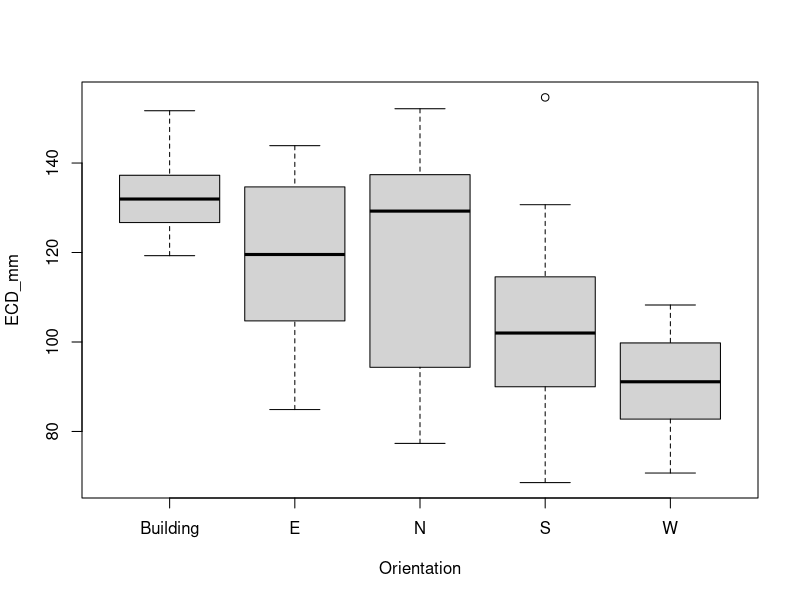
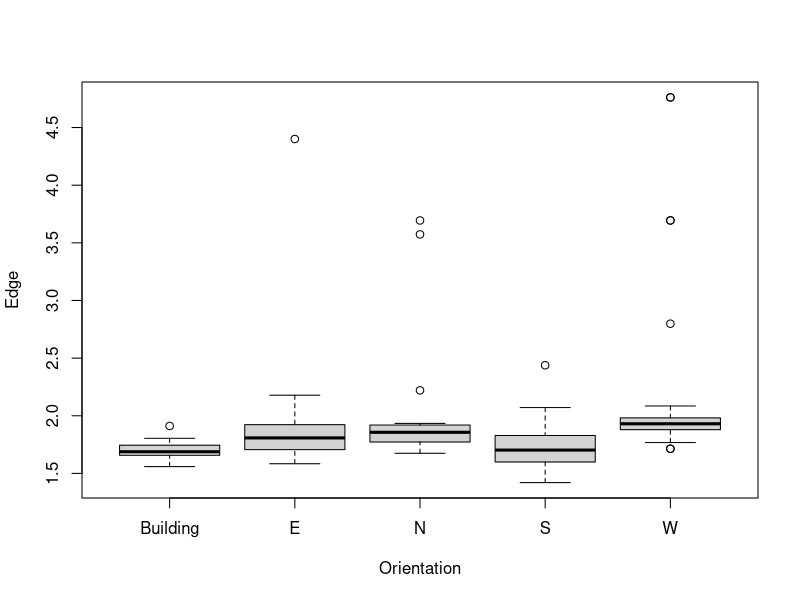
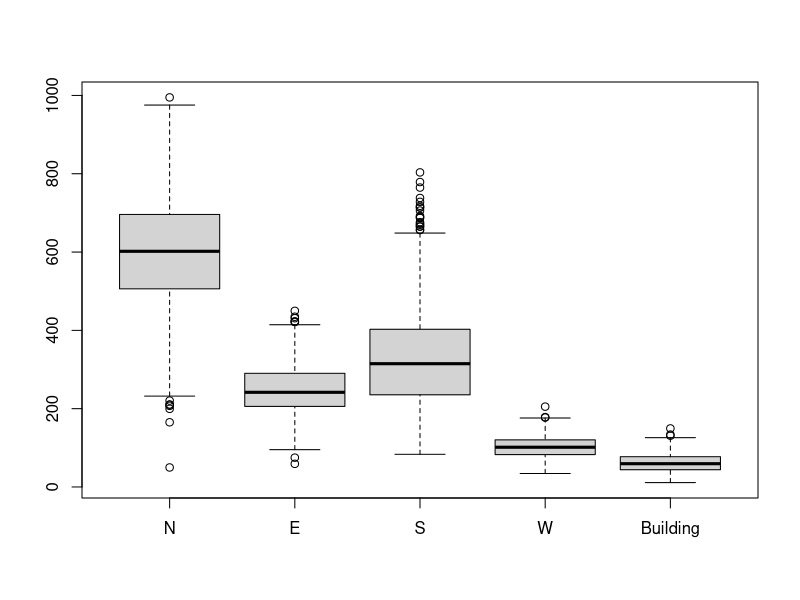
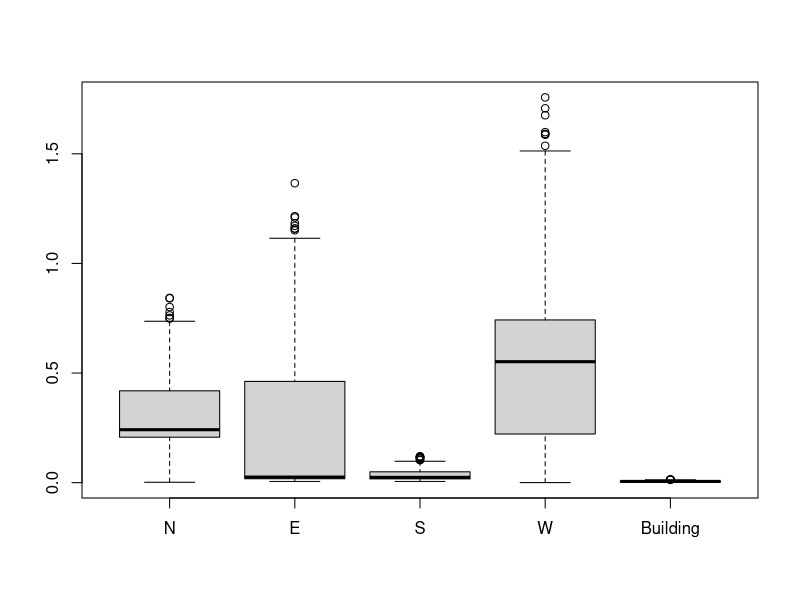

R code for these plots, in order:
leafdata = read.csv("leavesstats.csv")
Edge = leafdata$Perimeter_mm/(pi*leafdata$ECD_mm)
leafdata = data.frame(leafdata,Edge)

data.building = leafdata[leafdata$shade=="Building",]
data.norm = leafdata[leafdata$shade!="Building",]
data.building$Orientation = "Building"
leafdata = rbind(data.norm,data.building) # sepcial treatment to building shade data

boxplot(ECD_mm~Orientation,data = leafdata)
boxplot(Edge~Orientation,data = leafdata)

ECD.lm = lm(ECD_mm~Orientation,data = leafdata)
ECD.anova = anova(ECD.lm)

Edge.lm = lm(Edge~Orientation,data = leafdata)
Edge.anova = anova(Edge.lm)

require(lmtest)
bptest(ECD.lm)
bptest(Edge.lm)

n.bootstrap = 1000
n.sample = 15
set.seed(12345)
oris = c("N","E","S","W","Building")
bootstrap.area.vars = data.frame(matrix(0,nrow = n.bootstrap,ncol = 5))
colnames(bootstrap.area.vars)=oris

bootstrap.edge.vars = data.frame(matrix(0,nrow = n.bootstrap,ncol = 5))
colnames(bootstrap.edge.vars)=oris
for(ori in 1:5){
	data.temp = leafdata[leafdata$Orientation==oris[ori],]
	bootstrapsample.area = matrix( data.temp$ECD_mm[sample.int(nrow(data.temp),n.sample*n.bootstrap,replace=T)],nrow = n.sample,ncol = n.bootstrap)
	bootstrap.area.vars[,ori] = apply(bootstrapsample.area,2,var)

	bootstrapsample.edge = matrix( data.temp$Edge[sample.int(nrow(data.temp),n.sample*n.bootstrap,replace=T)],nrow = n.sample,ncol = n.bootstrap)
	bootstrap.edge.vars[,ori] = apply(bootstrapsample.edge,2,var)
 }
boxplot(bootstrap.area.vars)
boxplot(bootstrap.edge.vars)

boot.data.reshape = data.frame(ECD.var = matrix( as.matrix(bootstrap.area.vars),nrow = 5*n.bootstrap,ncol = 1)
                               ,Edge.var = matrix( as.matrix(bootstrap.edge.vars),nrow = 5*n.bootstrap,ncol = 1)
                               ,Orientation = rep(colnames(bootstrap.area.vars),each = n.bootstrap))

ECD.var.lm = lm(log(ECD.var)~Orientation,data = boot.data.reshape)
anova(ECD.var.lm)

Edge.var.lm = lm(log(Edge.var)~Orientation,data = boot.data.reshape)
anova(Edge.var.lm)




